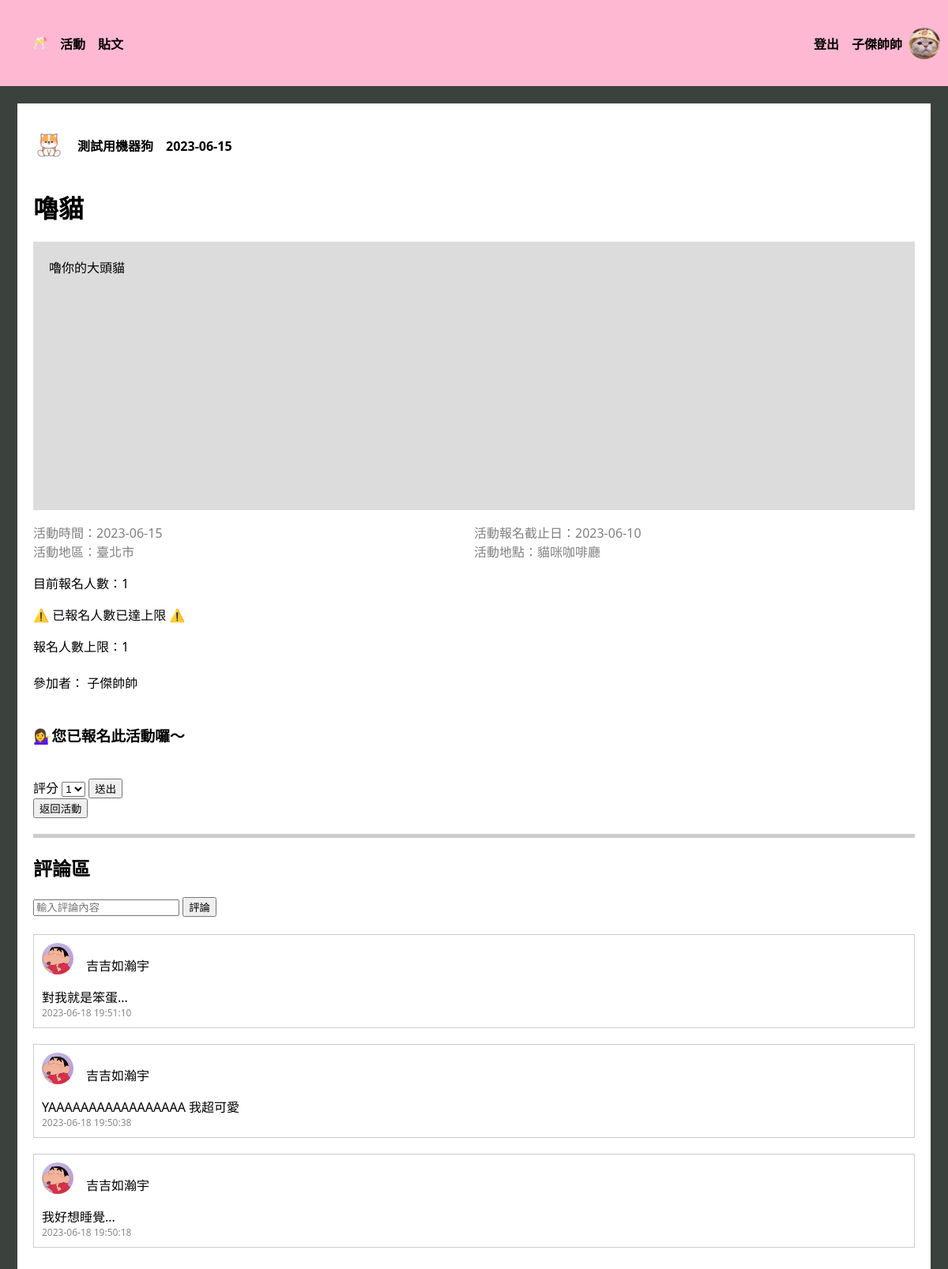
The page /activity/activities/activity_detail/77d75086-9847-444d-a099-e75c987ea84b (signed in) on the database its author committed.
### tables this page shows
CREATE TABLE "User" (
	"userID"	INTEGER,
	"password"	VARCHAR(10),
	"nickname"	VARCHAR(10) NOT NULL,
	"gender"	VARCHAR(1) NOT NULL,
	"birth"	TEXT,
	"cellphone"	VARCHAR(10),
	"email"	TEXT UNIQUE,
	"image" TEXT,
	PRIMARY KEY("userID" AUTOINCREMENT)
);

CREATE TABLE "Activity" (
	"activityID"	VARCHAR(36),
	"title"	VARCHAR(10),
	"time"	TEXT,
	"area"	TEXT,
	"location"	TEXT,
	"category"	TEXT,
	"peopleLimited"	INTEGER,
	"fee"	INTEGER,
	"expireDate"	TEXT,
	"organizerUserID"	INTEGER,
	"Intro"	VARCHAR(50),
	"createTime"	TEXT,
	FOREIGN KEY("organizerUserID") REFERENCES "User"("userID"),
	PRIMARY KEY("activityID")
);

CREATE TABLE "Participant" (
	"participantUserID"	INTEGER,
	"participantActivityID"	VARCHAR(36),
	"score"	INTEGER,
	FOREIGN KEY("participantUserID") REFERENCES "User"("userID"),
	FOREIGN KEY("participantActivityID") REFERENCES "Activity"("activityID"),
	PRIMARY KEY("participantUserID","participantActivityID")
);

CREATE TABLE "Discussion" (
	"discussionID"	INTEGER,
	"discussionUserID"	INTEGER,
	"discussionActivityID"	VARCHAR(36),
	"discussionTime"	TEXT,
	"discussionContent"	TEXT,
	FOREIGN KEY("discussionUserID") REFERENCES "User"("userID"),
	FOREIGN KEY("discussionActivityID") REFERENCES "Activity"("activityID"),
	PRIMARY KEY("discussionID" AUTOINCREMENT)
);

### crud/crudActivity.py (the view, shortened to what this page needs)
@activity_bp.route(
    "/activities/activity_detail/<string:activityID>", methods=["GET", "POST"]
)
def activity_detail(activityID):
    show_methed = request.args.get("show_methed")
    postDate = datetime.now().strftime("%Y-%m-%d")
    origin_user = session["userID"]
    con = sql.connect("funCrew_db.db")
    con.row_factory = sql.Row
    cur = con.cursor()
    cur.execute("SELECT nickname FROM User WHERE userID=?", (origin_user,))
    origin_username = cur.fetchone()[0]
    cur.execute("SELECT image FROM User WHERE userID=?", (origin_user,))
    origin_user_image = cur.fetchone()[0]
    cur.execute(
        "SELECT * FROM Participant WHERE participantUserID=? AND participantActivityID=?",
        (origin_user, activityID),
    )
    joint = cur.fetchone()
    cur.execute(
        "SELECT * FROM Activity, User WHERE organizerUserID=userID AND activityID=?",
        (activityID,),
    )
    activity = cur.fetchone()
    cur.execute(
        "SELECT * FROM Activity, Participant WHERE activityID=participantActivityID AND activityID=?",
        (activityID,),
    )
    participants = cur.fetchall()
    cur.execute(
        "SELECT nickname FROM User, Participant WHERE userID=participantUserID AND participantActivityID=?",
        (activityID,),
    )
    participants_menber = cur.fetchall()
    cur.execute(
        "SELECT COUNT(*) AS count_participants FROM Activity JOIN Participant ON Activity.activityID = Participant.participantActivityID WHERE Activity.activityID =?",
        (activityID,),
    )
    count_participants = cur.fetchone()
    cur.execute(
        """
        SELECT Discussion.*, User.image, User.nickname
        FROM Discussion
        INNER JOIN User ON Discussion.discussionUserID = User.userID
        WHERE discussionActivityID = ?
        ORDER BY discussionTime DESC
        """,
        (activityID,),
    )
    discussions = cur.fetchall()
    cur.execute(
        "SELECT image FROM User WHERE userID=? ", (activity["organizerUserID"],)
    )
    user_image = cur.fetchone()
    try:
        return render_template(
            "activity_detail.html",
            activity=activity,
            discussions=discussions,
            activityID=activityID,
            userID=origin_user,
            show_methed=show_methed,
            user_image=user_image,
            origin_username=origin_username,
            origin_user_image=origin_user_image,
            joint=joint,
            postDate=postDate,
            count_participants=count_participants,
            origin_user=origin_user,
            participants=participants,
            participants_menber=participants_menber,
        )
    except Exception as e:
        print(e)

### templates/activity_detail.html (shortened to what this page needs)
<!DOCTYPE html>
<html lang="zh-Hant-TW">
<head>
</head>
<body style="background-color: #3B413C;">
    <div class="nav_bar">
        <ul>
            <li><a href="/home"> 🥂 </a></li>
            <li><a href="/activity/activities/signingUp">活動</a></li>
            <li><a href="/post/posts/newest">貼文</a></li>
        </ul>
        <div class="header-right">
            <li style="list-style: none;"><a href="/user/logout">登出</a></li>
            <div class="user-info">
                <h4><a href="/user/personalInfo">{{ origin_username }}</a></h4></button>
                <img src="{{ url_for('static', filename='images/avatars/' + origin_user_image) }}" alt="大頭貼">
            </div>
        </div>
    </div>
    <div class="post-wrapper" style="background-color: white;">
        <div class="user-info">
            <img src="{{ url_for('static', filename='images/avatars/' + user_image[0]) }}" alt="大頭貼">
            <h4>　<a href="/user/info/{{activity['organizerUserID']}}">{{ activity['nickname'] }}</a>　{{ activity['Time']
                }}</h4>
        </div>
        <h1>{{ activity['title'] }}</h1>
        <div class="Intro" style="padding: 20px;">{{ activity['Intro'] }}</div>
        <div style="display: flex;color: gray;" >
            <p>活動時間：{{ activity['time'] }}</p>
            <p>活動報名截止日：{{ activity['expireDate'] }}</p>
        </div>
        <div style="display: flex;color:gray;">
            <p style="margin-top: 0%;">活動地區：{{ activity['area'] }}</p>
            <p style="margin-top: 0%;">活動地點：{{ activity['location'] }}</p>
        </div>
        <p>目前報名人數：{{ count_participants[0] }}</p>
        {% if count_participants[0] >= activity['peopleLimited']%}
        <p>⚠️ 已報名人數已達上限 ⚠️</p>
        {% endif %}
        <p>報名人數上限：{{ activity['peopleLimited']}}</p>
        <br>
        {% if participants_menber %}
        參加者：
        {% for menber in participants_menber %}
        {{menber[0]}}
        {% endfor %}
        <br><br>
        {% endif %}
        {% for participant in participants %}
        {% if origin_user == participant['participantUserID']%}
        <h3>💁‍♀️您已報名此活動囉～</h3>
        {% endif %}
        {% endfor %}
        <br>
            {% if joint and postDate > activity[2] %}
            <form action="/activity/rating/{{ activity['activityID'] }}" method="POST">
                <label for="rating">評分</label>
                <select id="rating" name="rating" required>
                    {% for i in range(1,6) %}
                    <option value={{i}}>{{i}}</option>
                    {% endfor %}
                </select>
                <input type="submit" value="送出">
            </form>
            {% endif %}
    <button><a href="/activity/activities/{{show_methed}}">返回活動</a></button>
    <div class="separator"></div>
    <h2>評論區</h2>
    <form action="/activity/activities/activity_detail/{{ activityID }}" method="post" required>
        <div class="input">
            <input type="text" name="content" placeholder="輸入評論內容">
            <button type="submit">評論</button>
        </div>
    </form>
    <br>
    {% for discussion in discussions %}
    <div class="post">
        <div class="content">
            <div class="user-info">
                <img src="{{ url_for('static', filename='images/avatars/' + discussion['image']) }}" alt="大頭貼">
                <p><a href="/user/info/{{ discussion['discussionUserID'] }}">{{ discussion['nickname'] }}</a>
                </p>
            </div>
            <p>{{ discussion['discussionContent'] }}</p>
        </div>
        <div class="info">
            <span>{{ discussion['discussionTime'] }}</span>
        </div>
    </div>
    {% endfor %}
    </div>
</body>

### templates/activity_detail.html (style rules this page uses)
body { font-family: system-ui, -apple-system, BlinkMacSystemFont, 'Segoe UI', Roboto, Oxygen, Ubuntu, Cantarell, 'Open Sans', 'Helvetica Neue', sans-serif; margin: 0; }
a { text-decoration-line: none; color: black; }
.nav_bar ul { display: flex; list-style: none; }
.nav_bar li { font-weight: bold; margin-right: 16px; border: none; }
.nav_bar { display: flex; justify-content: space-between; align-items: center; background-color: #ffb8d1; height: 109px; width: 100%; top: 0px; font-weight: bold; }
.nav_bar .header-right { display: flex; align-items: center; margin-right: 10px; }
.header-right { display: flex; align-items: center; }
.post { margin-bottom: 20px; border: 1px solid #ccc; padding: 10px; }
.post .info { font-size: 12px; color: #888; }
.post .content { margin-top: 0px; }
.user-info { display: flex; align-items: center; }
.user-info h4 { margin-right: 8px; }
.user-info img { width: 40px; height: 40px; border-radius: 50%; object-fit: cover; }
.post-wrapper { border: 2px solid #ccc; padding: 20px; margin:20px; border-color: #3B413C; }
.post-wrapper p { width: 50%; margin-bottom: 0%; }
.separator { border-top: 5px solid #ccc; margin-top: 20px; margin-bottom: 20px; }
.Intro { border: #ccc; color: black; background-color: gainsboro; height: 300px; }

### rows shown on the page
User: nickname "子傑帥帥", image (picture)
User: image (picture), nickname "測試用機器狗"
Activity: Time "2023-06-15", title "嚕貓", Intro "嚕你的大頭貓", time "2023-06-15", expireDate "2023-06-10", area "臺北市", location "貓咪咖啡廳", peopleLimited "1"
Participant: shows "💁‍♀️您已報名此活動囉～"
Discussion: image (picture), nickname "吉吉如瀚宇", discussionContent "對我就是笨蛋...", discussionTime "2023-06-18 19:51:10"
Discussion: image (picture), nickname "吉吉如瀚宇", discussionContent "YAAAAAAAAAAAAAAAAA 我超可愛", discussionTime "2023-06-18 19:50:38"
Discussion: image (picture), nickname "吉吉如瀚宇", discussionContent "我好想睡覺...", discussionTime "2023-06-18 19:50:18"

### other values the page prints
{{ count_participants[0] }} "1"
form field rating "1"
